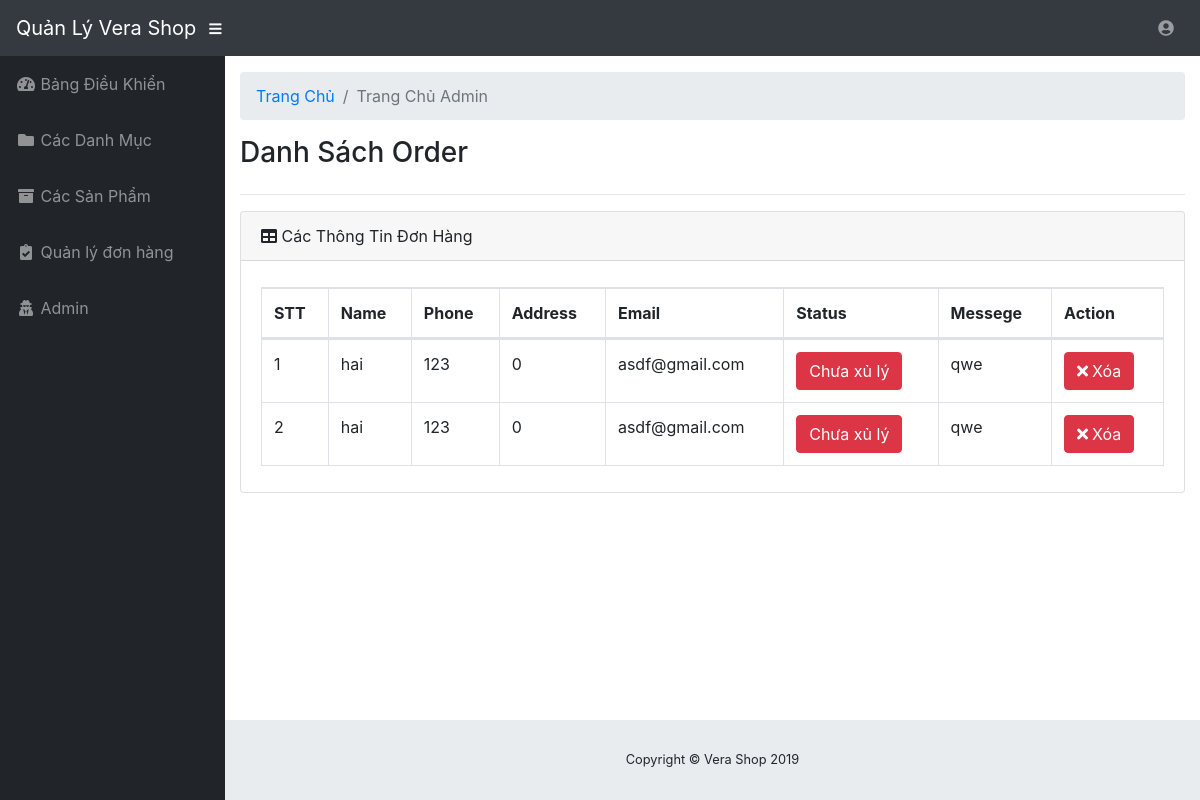
The page /Admin/Modules/orders/index.php on the database its author committed.
### tables this page shows
CREATE TABLE `orders` (
  `ID` int(11) NOT NULL,
  `CostomerName` varchar(500) NOT NULL,
  `CostomerAddress` int(11) NOT NULL,
  `CostomerPhone` varchar(500) NOT NULL,
  `CostomerMail` varchar(500) NOT NULL,
  `PaymentMethod` varchar(500) DEFAULT NULL,
  `PaymentStatus` varchar(500) DEFAULT NULL,
  `CreateDate` datetime DEFAULT NULL,
  `CreateBy` varchar(500) DEFAULT NULL,
  `Status` bit(1) NOT NULL,
  `Message` varchar(500) DEFAULT NULL
);

### Libraries/Function.php (called while the page is built, shortened)
<?php
    function base_url()
    {
        return $url  = "http://localhost/PHP2";
    }
 ?>

### Libraries/Database.php (called while the page is built, shortened)
<?php
    class Database
    {
        public $link;
        public function __construct()
        {
            $this->link = mysqli_connect("localhost","root","","verashop2") or die ();
            mysqli_set_charset($this->link,"utf8");
        }
         public function fetchAll($table)
        {
            $sql = "SELECT * FROM {$table} WHERE 1" ;
            $result = mysqli_query($this->link,$sql) or die("Lỗi Truy Vấn fetchAll " .mysqli_error($this->link));
            $data = [];
            if( $result)
            {
                while ($num = mysqli_fetch_assoc($result))
                {
                    $data[] = $num;
                }
            }
            return $data;
        }
    }
?>

### Admin/Autoload/autoload.php (called while the page is built, shortened)
<?php
    require_once __DIR__. "/../../Libraries/Database.php";
    require_once __DIR__. "/../../Libraries/Function.php";
    $db = new Database;
?>

### Admin/Modules/orders/index.php (the view, shortened to what this page needs)
<?php
    require_once __DIR__. "/../../Autoload/autoload.php";
    $orders = $db->fetchAll("orders");
?>
<?php require_once __DIR__. "/../../Layouts/Header.php"; ?>
    <ol class="breadcrumb">
        <li class="breadcrumb-item">
            <a href="<?php echo base_url()?>/admin">Trang Chủ</a>
        </li>
        <li class="breadcrumb-item active">Trang Chủ Admin</li>
    </ol>
    <div class="row">
        <div class="col-lg-8">
            <h3>Danh Sách Order</h3>
        </div>
    </div>
    <hr/>
    <div class="card mb-3">
        <div class="card-header">
            <i class="fas fa-table"></i>
           Các Thông Tin Đơn Hàng
        </div>
        <div class="card-body">
            <div class="table-responsive">
                <div id="dataTable_wrapper" class="dataTables_wrapper dt-bootstrap4">
                    <div class="row">
                        <div class="col-sm-12">
                            <table class="table table-bordered dataTable" id="dataTable" width="100%" cellspacing="0" role="grid" aria-describedby="dataTable_info" style="width: 100%;">
                                <thead>
                                    <tr role="row">
                                        <th>STT</th>
                                        <th>Name</th>
                                        <th>Phone</th>
                                        <th>Address</th>
                                        <th>Email</th>
                                        <th>Status</th>
                                        <th>Messege</th>
                                        <th>Action</th>
                                    </tr>
                                </thead>
                                <tbody>
                                    <?php $stt=1; foreach($orders as $item): ?>
                                        <tr>
                                            <td><?php echo $stt?></td>
                                            <td><?php echo $item['CostomerName']?></td>
                                            <td><?php echo $item['CostomerPhone']?></td>
                                            <td><?php echo $item['CostomerAddress']?></td>
                                            <td><?php echo $item['CostomerMail']?></td>
                                            <td>
                                                <a href="#" class="btn btn-xs <?php echo $item['Status'] == 0 ? 'btn-danger' : 'btn-info' ?>"><?php echo $item['Status'] == 0?'Chưa xủ lý' : 'Đã xử lý' ?></a>
                                            </td>
                                            <td><?php echo $item['Message']?></td>
                                            <td>
                                                <a class="btn btn-xs btn-danger " href="delete.php?id=<?php echo $item['ID']?>"><i class="fa fa-times">&nbsp</i>Xóa</a>
                                            </td>
                                        </tr>
                                    <?php $stt++; endforeach?>
                                </tbody>
                            </table>
                        </div>
                    </div>
                </div>
            </div>
        </div>
    </div>
<?php require_once __DIR__. "/../../Layouts/Footer.php"; ?>

### rows shown on the page
orders: CostomerName "hai", CostomerPhone "123", CostomerAddress "0", CostomerMail "asdf@gmail.com", Status "Chưa xủ lý", Message "qwe"
orders: CostomerName "hai", CostomerPhone "123", CostomerAddress "0", CostomerMail "asdf@gmail.com", Status "Chưa xủ lý", Message "qwe"
